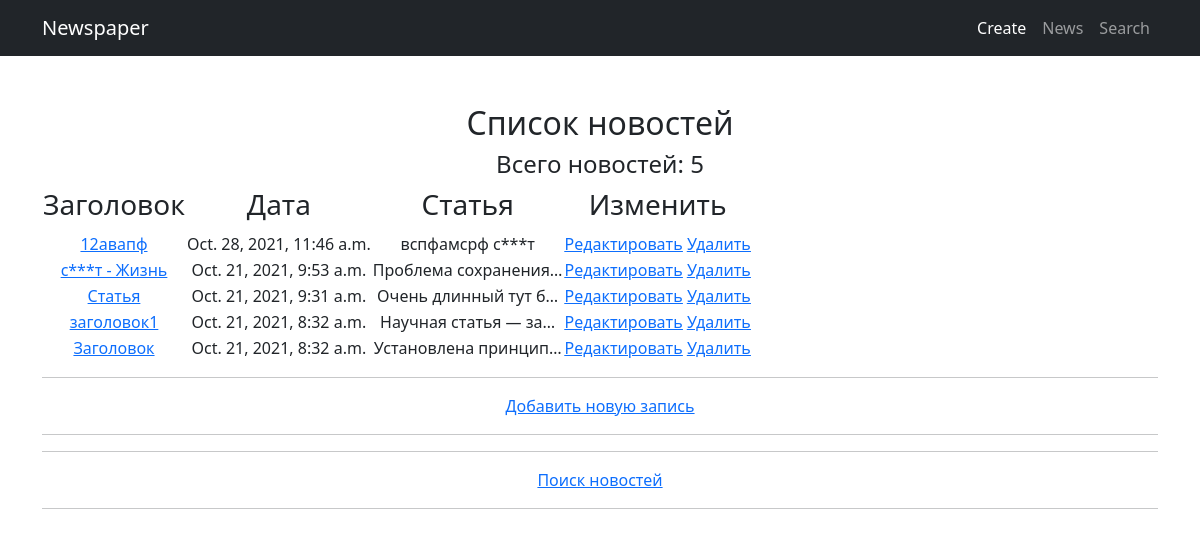
Before: /news/ with the older database file.
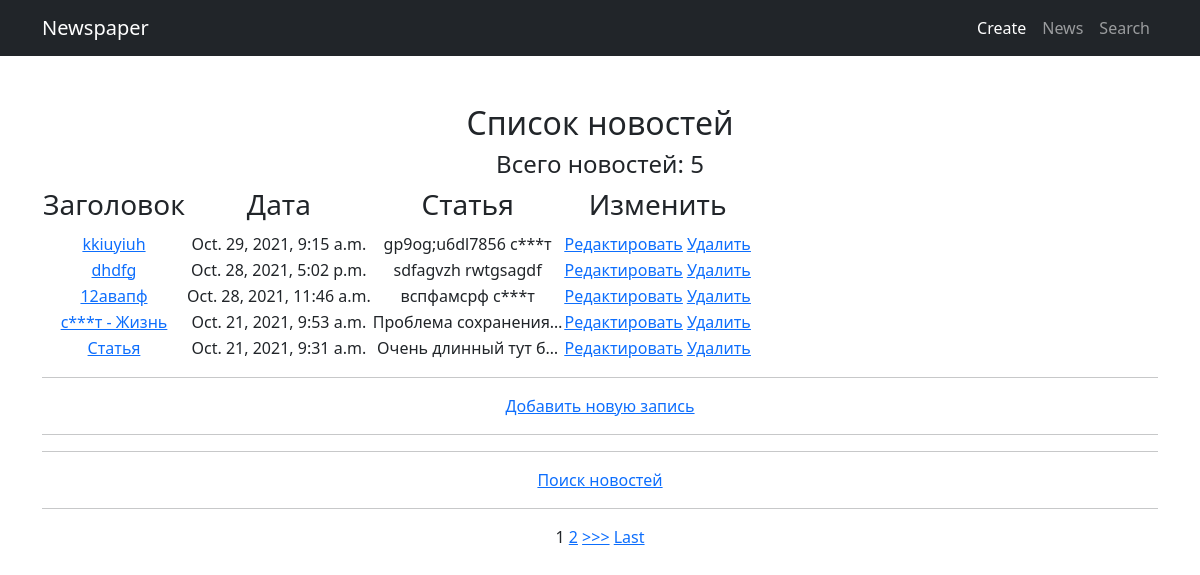
After: the same page with the newer database file.
### newapp/models.py (models this page shows, shortened)
class Post(models.Model):
    author = models.ForeignKey(Author, on_delete=models.CASCADE)
    NEWS = 'NW'
    ARTICLE = 'AR'
    CATEGORY_CHOICES = (
        (NEWS, 'Новости'),
        (ARTICLE, 'Статья')
    )
    categoryType = models.CharField(max_length=2, choices=CATEGORY_CHOICES, default=ARTICLE)
    dateCreation = models.DateTimeField(auto_now_add=True)
    postCategory = models.ManyToManyField(Category, through='PostCategory')
    title = models.CharField(max_length=128)
    text = models.TextField()
    rating = models.SmallIntegerField(default=0)

### newapp/views.py (the view, shortened to what this page needs)
# urls.py: path('', PostList.as_view()),
class PostList(ListView):
    model = Post
    template_name = 'news.html'
    context_object_name = 'news'
    queryset = Post.objects.all().order_by('id').reverse()
    paginate_by = 5
    form_class = PostForm
    def get_context_data(self, **kwargs):
        context = super().get_context_data(**kwargs)
        context["time_now"] = datetime.utcnow()
        context['filter'] = PostFilter(self.request.GET, queryset=self.get_queryset())
        context['title'] = Post.objects.all()
        context['form'] = PostForm()
        return context

### newapp/templatetags/custom_filters.py (called while the page is built)
@register.filter(name='cenzor')
def cenzor(text):
    cenzor_text = ''
    for word in text.split()[:]:
        if word.strip(',.\'"').lower() in CENZOR_VOCABULARY:
           word = f'{word[0]}{re.sub("[a-zA-zа-яА-ЯёЁ]","*", word[1:-1])}{word[-1:]}'
        cenzor_text += f' {word}'
    return cenzor_text

### templates/news.html (shortened to what this page needs)
{% extends 'flatpages/default.html' %}
{% load custom_filters %}
{% block content %}
    <h2>Список новостей</h2>
    <h4>Всего новостей: {{ news|length }} </h4>
    {% if news %}
    <table>
        <tr>
            <td>
                <h3>Заголовок</h3>
            </td>
            <td>
                <h3>Дата</h3>
            </td>
            <td>
                <h3> Статья</h3>
            </td>
            <td>
                <h3>Изменить</h3>
            </td>
        </tr>
        {% for new in news %}
            <tr>
                <td>
                    <a href="{% url 'post' new.id %}">{{ new.title | cenzor}}</a>
                </td>
                <td>
                    {{ new.dateCreation }}
                </td>
                <td>
                    {{ new.text|truncatechars:20 | cenzor}}
                </td>
                <td>
                    <a href="{% url 'post_update' new.id %}"><u>Редактировать</u></a>
                    <a href="{% url 'post_delete' new.id %}"><u>Удалить</u></a>
                </td>
        {% endfor %}
    </table>
    <hr>
    <a href="{% url 'news_create' %}">Добавить новую запись</a> <br>
    <hr>
    <hr>
    <a href="{% url 'search' %}">Поиск новостей</a> <br>
    <hr>
    {% if is_paginated %}
        {% for num in page_obj.paginator.page_range %}
            {% if page_obj.number == num %}
                <a>{{ num }}</a>
            {% elif num > page_obj.number|add:'-3' and num < page_obj.number|add:'3' %}
                <a href="?page={{ num }}">{{ num }}</a>
            {% endif %}
        {% endfor %}
        {% if page_obj.has_next %}
            <a href="?page={{ page_obj.next_page_number }}">>>></a>
            <a href="?page={{ page_obj.paginator.num_pages }}">Last</a>
        {% endif %}
    {% endif %}
        {% else %}
            <h2>Новостей пока нет</h2>
    {% endif %}
{% endblock content %}

Changed rows visible on the page:
no longer on this page (row unchanged): Post: title|cenzor "заголовок1", dateCreation "Oct. 21, 2021, 8:32 a.m.", text|cenzor "Научная статья — за…"
no longer on this page (row unchanged): Post: title|cenzor "Заголовок", dateCreation "Oct. 21, 2021, 8:32 a.m.", text|cenzor "Установлена принцип…"
added Post: title|cenzor "kkiuyiuh", dateCreation "Oct. 29, 2021, 9:15 a.m.", text|cenzor "gp9og;u6dl7856 с***т"
added Post: title|cenzor "dhdfg", dateCreation "Oct. 28, 2021, 5:02 p.m.", text|cenzor "sdfagvzh rwtgsagdf"
Other visible differences:
new list line: "1"
new list line: "2"
text now shown: ">>> Last"
